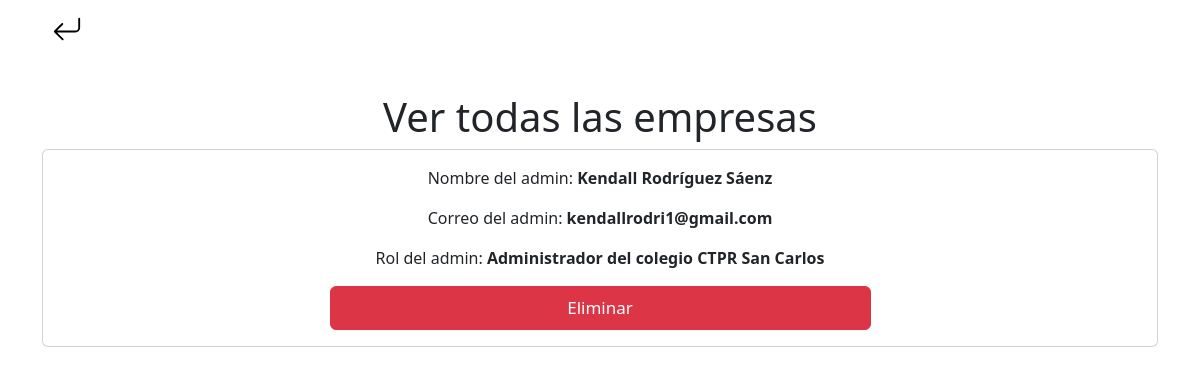
Page /view_all_companies/ (signed in) on the earlier database version.
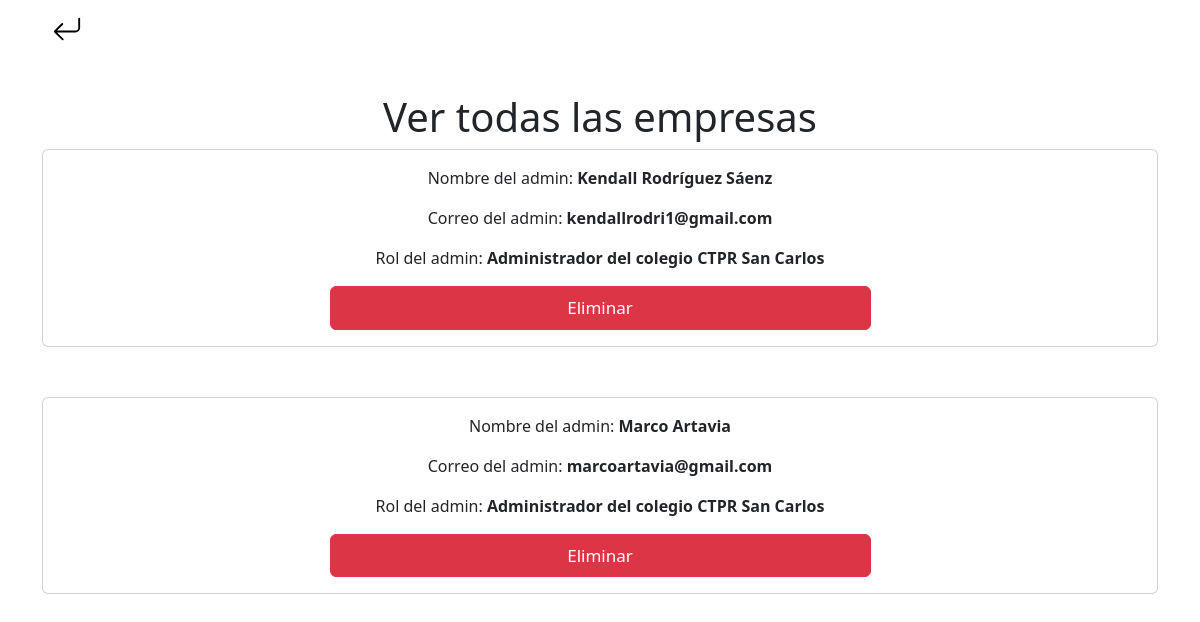
Same page on the later database version.
### PageLogin/models.py (models this page shows)
class CustomUser(AbstractBaseUser, PermissionsMixin):
    company_name = models.CharField(max_length=30, null=False)
    name_of_student = models.CharField(max_length=100, null=False)
    email = models.EmailField(unique=True)
    college = models.ForeignKey(College, on_delete=models.CASCADE, null=False)
    adminCollege = models.BooleanField(default=False)
    date_joined = models.DateTimeField(auto_now_add=True)
    objects = CustomUserManager()
    USERNAME_FIELD = 'email'
    REQUIRED_FIELDS = []
    def __str__(self):
        return self.email

class College(models.Model):
    name = models.CharField(max_length=100)
    def __str__(self):
        return self.name

### PanelAdmin/views.py (the view)
# urls.py: path('view_all_companies/', viewAllCompaniesAdmin.as_view(), name='ViewAllCompanies'),
class viewAllCompaniesAdmin(LoginRequiredMixin, View):
    login_url = '/login/'
    def get(self, request):
        if request.user.adminCollege:
            user = CustomUser.objects.get(email=request.user)
            companies = CustomUser.objects.filter(college=user.college)
            url = '/adminPanel/'
            return render(request, 'viewAllCompaniesAdmin.html', {'companies': companies, 'url': url})
        elif request.user.is_superuser:
            companies = CustomUser.objects.all()
            url = '/adminPanel/'
            return render(request, 'viewAllCompaniesAdmin.html', {'companies': companies, 'url': url})

### templates/viewAllCompaniesAdmin.html (shortened to what this page needs)
{% extends 'PanelAdmin.html' %}
{% load static %}
{% load pwa %}
{% block content %}
<section class="view_products">
    <div class="container">
        <h1 class="text-center mt-5">Ver todas las empresas</h1>
        {% for company in companies %}
            <div class="card" style="margin-bottom: 50px;">
                <div class="card-body">
                    <form action="" method="post">
                        {% if company.is_superuser or company.adminCollege %}
                            <p class="card-text text-center">Nombre del admin: <span style="font-weight: bold;">{{company.name_of_student}}</span></p>
                            <p class="card-text text-center">Correo del admin: <span style="font-weight: bold;">{{company.email}}</span></p>
                            {% if company.adminCollege %}
                                <p class="card-text text-center">Rol del admin: <span style="font-weight: bold;">Administrador del colegio {{company.college}}</span></p>
                            {% else %}
                                <p class="card-text text-center">Rol del admin: <span style="font-weight: bold;">Super Administrador</span></p>
                            {% endif %}
                            <a href="{% url 'DeleteCompany' company.id %}" class="btn btn-danger d-flex justify-content-center mx-auto px-3 py-2 w-50" style="font-size: 17px;">Eliminar</a>
                        {% endif %}
                    </form>
                </div>
            </div>
        {% endfor %}
    </div>
</section>
{% endblock %}

Differences in the rows shown:
added CustomUser: name_of_student "Marco Artavia", email "marcoartavia@gmail.com", college "CTPR San Carlos"
